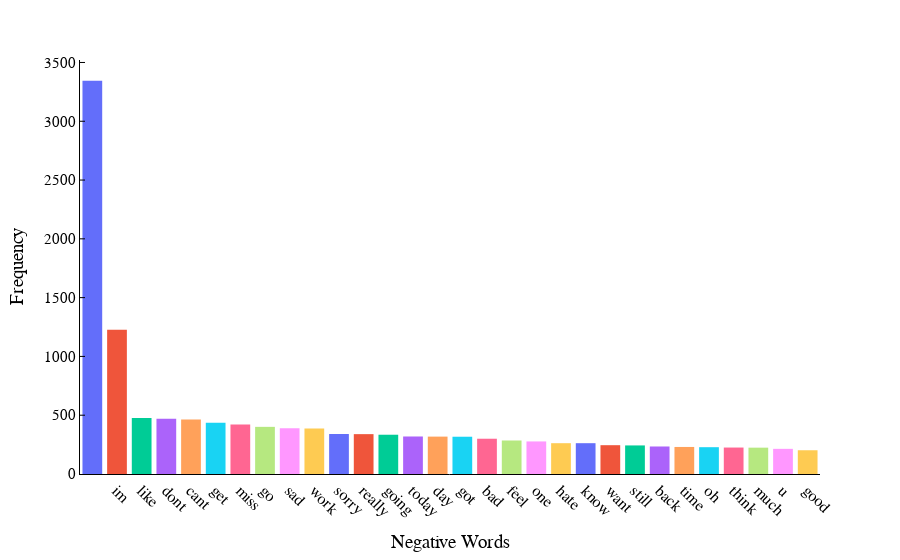

This figure's notebook cell:
### Code cell
# Plot the most common words in Negative sentiment
import plotly.express as px
freq_pos = nltk.FreqDist(negative_text)
pos_df = pd.DataFrame({
    "words":list(freq_pos.keys()),
    "Count":list(freq_pos.values())
})
common_pos = pos_df.nlargest(columns="Count", n=30)
fig = px.histogram(common_pos, x="words", y="Count", labels={"words": "Words", "Count":"Frequency"}, color="words")
fig.update_layout(xaxis_title=" Negative Words", yaxis_title="Frequency",
                     font=dict(family="Times New Roman", size=16, color="black"))
# Remove the grid lines
fig.update_layout(showlegend=False, xaxis_showgrid=False, yaxis_showgrid=False)
# Change the color of the axis line
fig.update_layout(xaxis_linecolor='black', yaxis_linecolor='black')
# Add tick lines to the y axis
fig.update_yaxes(ticks="inside", tickwidth=1, tickcolor="black")
# add tick to end poiny of y axis
fig.update_yaxes(tickfont=dict(family="Times New Roman", size=15, color="black" ))
# Change background color
fig.update_layout(paper_bgcolor="white", plot_bgcolor="white")
fig.update_xaxes(tickangle=45)
fig.show()

### Figure 1 — Plotly figure (JSON) as saved in the notebook; plotly's stock layout.template omitted (floating-point values rounded to 4 significant figures)
{"data": [{"alignmentgroup": "True", "bingroup": "x", "histfunc": "sum", "hovertemplate": "Words=%{x}<br>sum of Frequency=%{y}<extra></extra>", "legendgroup": "", "marker": {"color": "#636efa", "pattern": {"shape": ""}}, "name": "", "offsetgroup": "", "orientation": "v", "showlegend": false, "type": "histogram", "x": [""], "xaxis": "x", "y": [3345], "yaxis": "y"}, {"alignmentgroup": "True", "bingroup": "x", "histfunc": "sum", "hovertemplate": "Words=%{x}<br>sum of Frequency=%{y}<extra></extra>", "legendgroup": "im", "marker": {"color": "#EF553B", "pattern": {"shape": ""}}, "name": "im", "offsetgroup": "im", "orientation": "v", "showlegend": true, "type": "histogram", "x": ["im"], "xaxis": "x", "y": [1226], "yaxis": "y"}, {"alignmentgroup": "True", "bingroup": "x", "histfunc": "sum", "hovertemplate": "Words=%{x}<br>sum of Frequency=%{y}<extra></extra>", "legendgroup": "like", "marker": {"color": "#00cc96", "pattern": {"shape": ""}}, "name": "like", "offsetgroup": "like", "orientation": "v", "showlegend": true, "type": "histogram", "x": ["like"], "xaxis": "x", "y": [476], "yaxis": "y"}, {"alignmentgroup": "True", "bingroup": "x", "histfunc": "sum", "hovertemplate": "Words=%{x}<br>sum of Frequency=%{y}<extra></extra>", "legendgroup": "dont", "marker": {"color": "#ab63fa", "pattern": {"shape": ""}}, "name": "dont", "offsetgroup": "dont", "orientation": "v", "showlegend": true, "type": "histogram", "x": ["dont"], "xaxis": "x", "y": [469], "yaxis": "y"}, {"alignmentgroup": "True", "bingroup": "x", "histfunc": "sum", "hovertemplate": "Words=%{x}<br>sum of Frequency=%{y}<extra></extra>", "legendgroup": "cant", "marker": {"color": "#FFA15A", "pattern": {"shape": ""}}, "name": "cant", "offsetgroup": "cant", "orientation": "v", "showlegend": true, "type": "histogram", "x": ["cant"], "xaxis": "x", "y": [463], "yaxis": "y"}, {"alignmentgroup": "True", "bingroup": "x", "histfunc": "sum", "hovertemplate": "Words=%{x}<br>sum of Frequency=%{y}<extra></extra>", "legendgroup": "get", "marker": {"color": "#19d3f3", "pattern": {"shape": ""}}, "name": "get", "offsetgroup": "get", "orientation": "v", "showlegend": true, "type": "histogram", "x": ["get"], "xaxis": "x", "y": [436], "yaxis": "y"}, {"alignmentgroup": "True", "bingroup": "x", "histfunc": "sum", "hovertemplate": "Words=%{x}<br>sum of Frequency=%{y}<extra></extra>", "legendgroup": "miss", "marker": {"color": "#FF6692", "pattern": {"shape": ""}}, "name": "miss", "offsetgroup": "miss", "orientation": "v", "showlegend": true, "type": "histogram", "x": ["miss"], "xaxis": "x", "y": [422], "yaxis": "y"}, {"alignmentgroup": "True", "bingroup": "x", "histfunc": "sum", "hovertemplate": "Words=%{x}<br>sum of Frequency=%{y}<extra></extra>", "legendgroup": "go", "marker": {"color": "#B6E880", "pattern": {"shape": ""}}, "name": "go", "offsetgroup": "go", "orientation": "v", "showlegend": true, "type": "histogram", "x": ["go"], "xaxis": "x", "y": [401], "yaxis": "y"}, {"alignmentgroup": "True", "bingroup": "x", "histfunc": "sum", "hovertemplate": "Words=%{x}<br>sum of Frequency=%{y}<extra></extra>", "legendgroup": "sad", "marker": {"color": "#FF97FF", "pattern": {"shape": ""}}, "name": "sad", "offsetgroup": "sad", "orientation": "v", "showlegend": true, "type": "histogram", "x": ["sad"], "xaxis": "x", "y": [389], "yaxis": "y"}, {"alignmentgroup": "True", "bingroup": "x", "histfunc": "sum", "hovertemplate": "Words=%{x}<br>sum of Frequency=%{y}<extra></extra>", "legendgroup": "work", "marker": {"color": "#FECB52", "pattern": {"shape": ""}}, "name": "work", "offsetgroup": "work", "orientation": "v", "showlegend": true, "type": "histogram", "x": ["work"], "xaxis": "x", "y": [386], "yaxis": "y"}, {"alignmentgroup": "True", "bingroup": "x", "histfunc": "sum", "hovertemplate": "Words=%{x}<br>sum of Frequency=%{y}<extra></extra>", "legendgroup": "sorry", "marker": {"color": "#636efa", "pattern": {"shape": ""}}, "name": "sorry", "offsetgroup": "sorry", "orientation": "v", "showlegend": true, "type": "histogram", "x": ["sorry"], "xaxis": "x", "y": [340], "yaxis": "y"}, {"alignmentgroup": "True", "bingroup": "x", "histfunc": "sum", "hovertemplate": "Words=%{x}<br>sum of Frequency=%{y}<extra></extra>", "legendgroup": "really", "marker": {"color": "#EF553B", "pattern": {"shape": ""}}, "name": "really", "offsetgroup": "really", "orientation": "v", "showlegend": true, "type": "histogram", "x": ["really"], "xaxis": "x", "y": [339], "yaxis": "y"}, {"alignmentgroup": "True", "bingroup": "x", "histfunc": "sum", "hovertemplate": "Words=%{x}<br>sum of Frequency=%{y}<extra></extra>", "legendgroup": "going", "marker": {"color": "#00cc96", "pattern": {"shape": ""}}, "name": "going", "offsetgroup": "going", "orientation": "v", "showlegend": true, "type": "histogram", "x": ["going"], "xaxis": "x", "y": [334], "yaxis": "y"}, {"alignmentgroup": "True", "bingroup": "x", "histfunc": "sum", "hovertemplate": "Words=%{x}<br>sum of Frequency=%{y}<extra></extra>", "legendgroup": "today", "marker": {"color": "#ab63fa", "pattern": {"shape": ""}}, "name": "today", "offsetgroup": "today", "orientation": "v", "showlegend": true, "type": "histogram", "x": ["today"], "xaxis": "x", "y": [319], "yaxis": "y"}, {"alignmentgroup": "True", "bingroup": "x", "histfunc": "sum", "hovertemplate": "Words=%{x}<br>sum of Frequency=%{y}<extra></extra>", "legendgroup": "day", "marker": {"color": "#FFA15A", "pattern": {"shape": ""}}, "name": "day", "offsetgroup": "day", "orientation": "v", "showlegend": true, "type": "histogram", "x": ["day"], "xaxis": "x", "y": [318], "yaxis": "y"}, {"alignmentgroup": "True", "bingroup": "x", "histfunc": "sum", "hovertemplate": "Words=%{x}<br>sum of Frequency=%{y}<extra></extra>", "legendgroup": "got", "marker": {"color": "#19d3f3", "pattern": {"shape": ""}}, "name": "got", "offsetgroup": "got", "orientation": "v", "showlegend": true, "type": "histogram", "x": ["got"], "xaxis": "x", "y": [317], "yaxis": "y"}, {"alignmentgroup": "True", "bingroup": "x", "histfunc": "sum", "hovertemplate": "Words=%{x}<br>sum of Frequency=%{y}<extra></extra>", "legendgroup": "bad", "marker": {"color": "#FF6692", "pattern": {"shape": ""}}, "name": "bad", "offsetgroup": "bad", "orientation": "v", "showlegend": true, "type": "histogram", "x": ["bad"], "xaxis": "x", "y": [300], "yaxis": "y"}, {"alignmentgroup": "True", "bingroup": "x", "histfunc": "sum", "hovertemplate": "Words=%{x}<br>sum of Frequency=%{y}<extra></extra>", "legendgroup": "feel", "marker": {"color": "#B6E880", "pattern": {"shape": ""}}, "name": "feel", "offsetgroup": "feel", "orientation": "v", "showlegend": true, "type": "histogram", "x": ["feel"], "xaxis": "x", "y": [285], "yaxis": "y"}, {"alignmentgroup": "True", "bingroup": "x", "histfunc": "sum", "hovertemplate": "Words=%{x}<br>sum of Frequency=%{y}<extra></extra>", "legendgroup": "one", "marker": {"color": "#FF97FF", "pattern": {"shape": ""}}, "name": "one", "offsetgroup": "one", "orientation": "v", "showlegend": true, "type": "histogram", "x": ["one"], "xaxis": "x", "y": [277], "yaxis": "y"}, {"alignmentgroup": "True", "bingroup": "x", "histfunc": "sum", "hovertemplate": "Words=%{x}<br>sum of Frequency=%{y}<extra></extra>", "legendgroup": "hate", "marker": {"color": "#FECB52", "pattern": {"shape": ""}}, "name": "hate", "offsetgroup": "hate", "orientation": "v", "showlegend": true, "type": "histogram", "x": ["hate"], "xaxis": "x", "y": [262], "yaxis": "y"}, {"alignmentgroup": "True", "bingroup": "x", "histfunc": "sum", "hovertemplate": "Words=%{x}<br>sum of Frequency=%{y}<extra></extra>", "legendgroup": "know", "marker": {"color": "#636efa", "pattern": {"shape": ""}}, "name": "know", "offsetgroup": "know", "orientation": "v", "showlegend": true, "type": "histogram", "x": ["know"], "xaxis": "x", "y": [262], "yaxis": "y"}, {"alignmentgroup": "True", "bingroup": "x", "histfunc": "sum", "hovertemplate": "Words=%{x}<br>sum of Frequency=%{y}<extra></extra>", "legendgroup": "want", "marker": {"color": "#EF553B", "pattern": {"shape": ""}}, "name": "want", "offsetgroup": "want", "orientation": "v", "showlegend": true, "type": "histogram", "x": ["want"], "xaxis": "x", "y": [245], "yaxis": "y"}, {"alignmentgroup": "True", "bingroup": "x", "histfunc": "sum", "hovertemplate": "Words=%{x}<br>sum of Frequency=%{y}<extra></extra>", "legendgroup": "still", "marker": {"color": "#00cc96", "pattern": {"shape": ""}}, "name": "still", "offsetgroup": "still", "orientation": "v", "showlegend": true, "type": "histogram", "x": ["still"], "xaxis": "x", "y": [243], "yaxis": "y"}, {"alignmentgroup": "True", "bingroup": "x", "histfunc": "sum", "hovertemplate": "Words=%{x}<br>sum of Frequency=%{y}<extra></extra>", "legendgroup": "back", "marker": {"color": "#ab63fa", "pattern": {"shape": ""}}, "name": "back", "offsetgroup": "back", "orientation": "v", "showlegend": true, "type": "histogram", "x": ["back"], "xaxis": "x", "y": [234], "yaxis": "y"}, {"alignmentgroup": "True", "bingroup": "x", "histfunc": "sum", "hovertemplate": "Words=%{x}<br>sum of Frequency=%{y}<extra></extra>", "legendgroup": "time", "marker": {"color": "#FFA15A", "pattern": {"shape": ""}}, "name": "time", "offsetgroup": "time", "orientation": "v", "showlegend": true, "type": "histogram", "x": ["time"], "xaxis": "x", "y": [230], "yaxis": "y"}, {"alignmentgroup": "True", "bingroup": "x", "histfunc": "sum", "hovertemplate": "Words=%{x}<br>sum of Frequency=%{y}<extra></extra>", "legendgroup": "oh", "marker": {"color": "#19d3f3", "pattern": {"shape": ""}}, "name": "oh", "offsetgroup": "oh", "orientation": "v", "showlegend": true, "type": "histogram", "x": ["oh"], "xaxis": "x", "y": [228], "yaxis": "y"}, {"alignmentgroup": "True", "bingroup": "x", "histfunc": "sum", "hovertemplate": "Words=%{x}<br>sum of Frequency=%{y}<extra></extra>", "legendgroup": "think", "marker": {"color": "#FF6692", "pattern": {"shape": ""}}, "name": "think", "offsetgroup": "think", "orientation": "v", "showlegend": true, "type": "histogram", "x": ["think"], "xaxis": "x", "y": [225], "yaxis": "y"}, {"alignmentgroup": "True", "bingroup": "x", "histfunc": "sum", "hovertemplate": "Words=%{x}<br>sum of Frequency=%{y}<extra></extra>", "legendgroup": "much", "marker": {"color": "#B6E880", "pattern": {"shape": ""}}, "name": "much", "offsetgroup": "much", "orientation": "v", "showlegend": true, "type": "histogram", "x": ["much"], "xaxis": "x", "y": [224], "yaxis": "y"}, {"alignmentgroup": "True", "bingroup": "x", "histfunc": "sum", "hovertemplate": "Words=%{x}<br>sum of Frequency=%{y}<extra></extra>", "legendgroup": "u", "marker": {"color": "#FF97FF", "pattern": {"shape": ""}}, "name": "u", "offsetgroup": "u", "orientation": "v", "showlegend": true, "type": "histogram", "x": ["u"], "xaxis": "x", "y": [214], "yaxis": "y"}, {"alignmentgroup": "True", "bingroup": "x", "histfunc": "sum", "hovertemplate": "Words=%{x}<br>sum of Frequency=%{y}<extra></extra>", "legendgroup": "good", "marker": {"color": "#FECB52", "pattern": {"shape": ""}}, "name": "good", "offsetgroup": "good", "orientation": "v", "showlegend": true, "type": "histogram", "x": ["good"], "xaxis": "x", "y": [202], "yaxis": "y"}], "layout": {"barmode": "relative", "font": {"color": "black", "family": "Times New Roman", "size": 16}, "legend": {"title": {"text": "Words"}, "tracegroupgap": 0}, "margin": {"t": 60}, "paper_bgcolor": "white", "plot_bgcolor": "white", "showlegend": false, "xaxis": {"anchor": "y", "categoryarray": ["", "im", "like", "dont", "cant", "get", "miss", "go", "sad", "work", "sorry", "really", "going", "today", "day", "got", "bad", "feel", "one", "hate", "know", "want", "still", "back", "time", "oh", "think", "much", "u", "good"], "categoryorder": "array", "domain": [0, 1], "linecolor": "black", "showgrid": false, "tickangle": 45, "title": {"text": " Negative Words"}}, "yaxis": {"anchor": "x", "domain": [0, 1], "linecolor": "black", "showgrid": false, "tickcolor": "black", "tickfont": {"color": "black", "family": "Times New Roman", "size": 15}, "ticks": "inside", "tickwidth": 1, "title": {"text": "Frequency"}}}}
